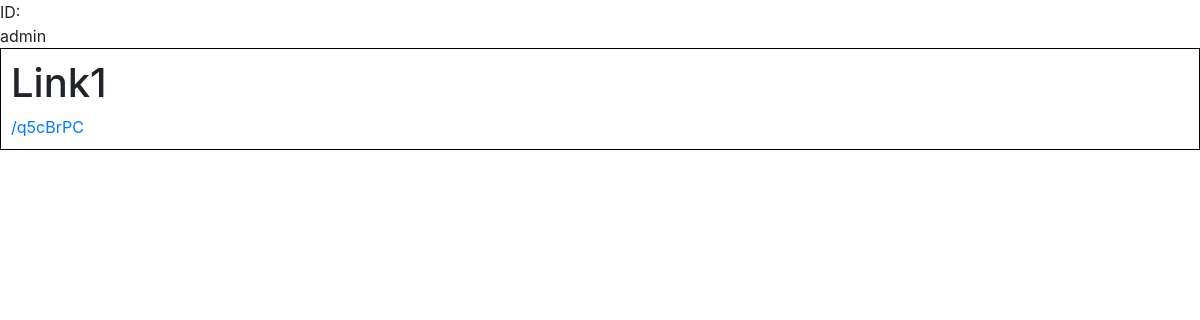
The page /account/admin/ on the database as committed earlier.
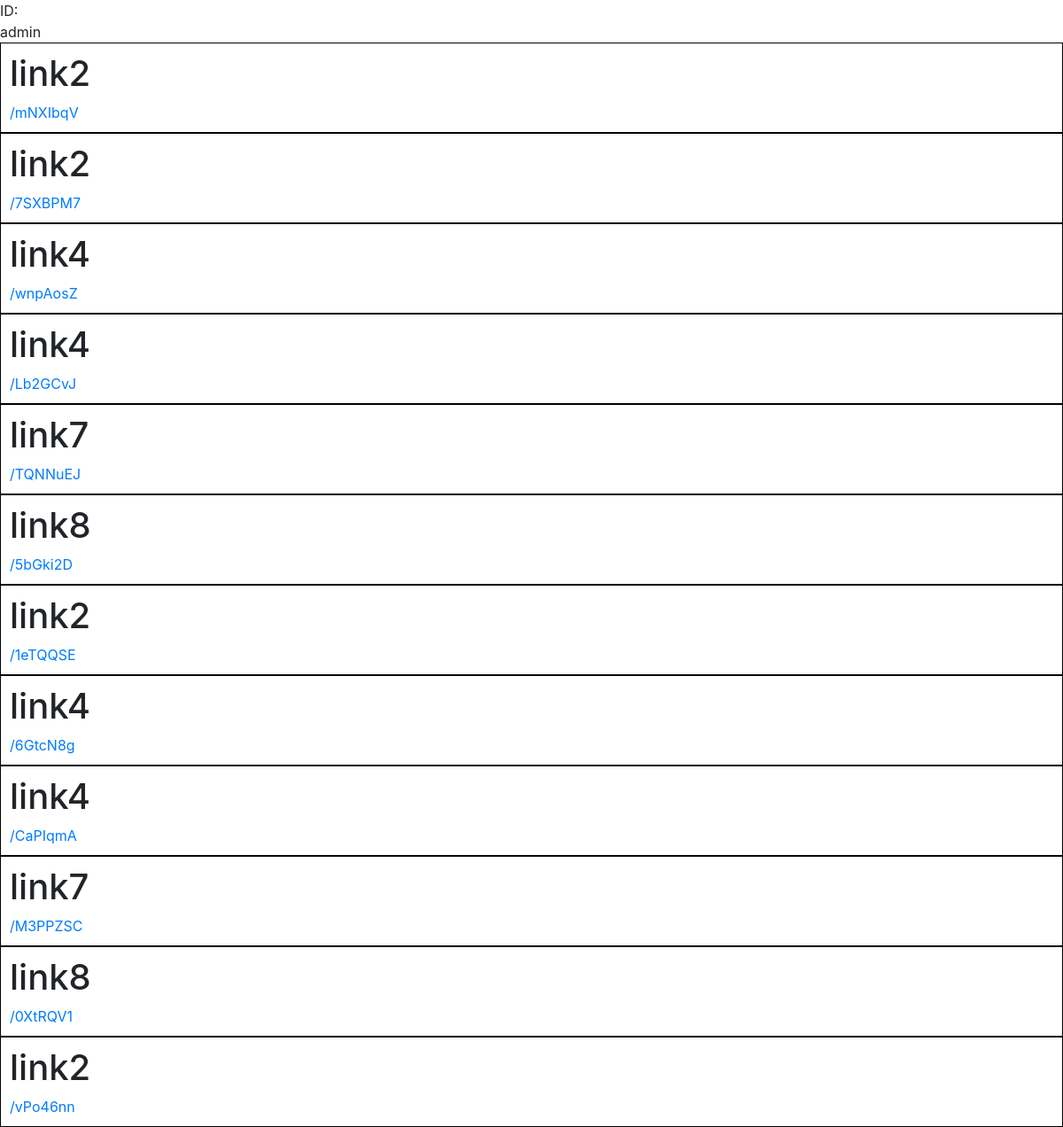
The same page on the database as committed later.
### post/models.py (models this page shows, shortened)
class Link(models.Model):
    user = models.ForeignKey(User, on_delete=models.CASCADE)
    name = models.CharField(verbose_name='Link adi(sherti)', max_length=100)
    link  =  models.URLField(verbose_name='Link')
    date = models.DateTimeField(auto_now_add=True, verbose_name='Yerlesdirilme tarixi')
    active = models.BooleanField(default=False, verbose_name='Aktiv?')
    blok = models.BooleanField(default=False, verbose_name='Blok et')
    slug = models.SlugField(verbose_name='Post slug', blank=True, null=True, unique=True)
    LINKTYPE=(
        ('Youtube videosu', 'Youtube videosu'),
        ('TikTok', 'TikTok'),
        ('Instagram', 'Instagram'),
        ('18+ kontent', '18+ kontent'),
        ('Oyun', 'Oyun'),
        ('Yükləmə linki', 'Yükləmə linki'),
        ('Film/Serial', 'Film/Serial'),
        ('Digər', 'Digər')
    )
    linktype = models.CharField(max_length=100, choices=LINKTYPE, verbose_name='Linkin kategoriyası')
    def get_absolute_url(self):
        return reverse('ads_view', kwargs={'slug': self.slug})

### account/views.py (the view)
# urls.py: path('<str:username>/', Profile, name='profile')
def Profile(request, username):
    user = User.objects.get(username=username)
    user_links = Link.objects.filter(user=user)
    contex = {
        'user': user,
        'links': user_links,
    }
    return render(request, 'profile.html', contex)

### templates/profile.html (shortened to what this page needs)
{% extends 'base.html' %}
{% load crispy_forms_tags %}
{% block base %}
{% load static %}
    <body>
        <div class="profil_general">
            <div class="profil_slugid">
                ID: {{ user.last_name }}
            </div>
        </div>
        {{ user.username }}
        {% for link in links %}
        <div style="padding: 10px; border:  1px black solid;">
            <h1>{{ link.name }}</h1>
            <a href="{{ link.get_absolute_url }}">{{ link.get_absolute_url }}</a>
        </div>
        {% endfor %}
    </body>
    {% endblock %}

### templates/base.html (shortened to what this page needs)
<html>
{% load static %}
<head>
    <link rel="stylesheet" href="{% static 'css/index.css' %}">
  <link rel="stylesheet" href="https://cdn.jsdelivr.net/npm/bootstrap@4.0.0/dist/css/bootstrap.min.css">
</head>
{% block base %}
{% endblock %}
</html>

Rows that differ between the two databases and show on the page:
removed Link: name "Link1", get_absolute_url "/q5cBrPC"
added Link: name "link2", get_absolute_url "/mNXIbqV"
added Link: name "link2", get_absolute_url "/7SXBPM7"
added Link: name "link4", get_absolute_url "/wnpAosZ"
added Link: name "link4", get_absolute_url "/Lb2GCvJ"
added Link: name "link7", get_absolute_url "/TQNNuEJ"
added Link: name "link8", get_absolute_url "/5bGki2D"
added Link: name "link2", get_absolute_url "/1eTQQSE"
added Link: name "link4", get_absolute_url "/6GtcN8g"
added Link: name "link4", get_absolute_url "/CaPIqmA"
added Link: name "link7", get_absolute_url "/M3PPZSC"
added Link: name "link8", get_absolute_url "/0XtRQV1"
added Link: name "link2", get_absolute_url "/vPo46nn"
